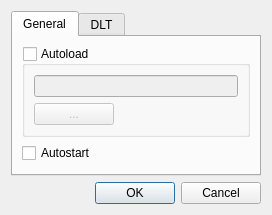
<?xml version="1.0" encoding="UTF-8"?>
<ui version="4.0">
 <class>DialogSettings</class>
 <widget class="QDialog" name="DialogSettings">
  <property name="geometry">
   <rect>
    <x>0</x>
    <y>0</y>
    <width>272</width>
    <height>178</height>
   </rect>
  </property>
  <property name="windowTitle">
   <string>Settings</string>
  </property>
  <layout class="QVBoxLayout" name="verticalLayout">
   <item>
    <widget class="QTabWidget" name="tabWidget">
     <property name="currentIndex">
      <number>0</number>
     </property>
     <widget class="QWidget" name="tab">
      <attribute name="title">
       <string>General</string>
      </attribute>
      <layout class="QVBoxLayout" name="verticalLayout_2">
       <item>
        <widget class="QGroupBox" name="groupBoxAutoload">
         <property name="title">
          <string>Autoload</string>
         </property>
         <property name="checkable">
          <bool>true</bool>
         </property>
         <property name="checked">
          <bool>false</bool>
         </property>
         <layout class="QFormLayout" name="formLayout">
          <item row="1" column="0">
           <widget class="QPushButton" name="pushButtonProject">
            <property name="text">
             <string>...</string>
            </property>
           </widget>
          </item>
          <item row="0" column="0" colspan="2">
           <widget class="QLineEdit" name="lineEditProject"/>
          </item>
         </layout>
        </widget>
       </item>
       <item>
        <widget class="QCheckBox" name="checkBoxAutostart">
         <property name="text">
          <string>Autostart</string>
         </property>
         <property name="checked">
          <bool>false</bool>
         </property>
        </widget>
       </item>
       <item>
        <spacer name="verticalSpacer">
         <property name="orientation">
          <enum>Qt::Vertical</enum>
         </property>
         <property name="sizeHint" stdset="0">
          <size>
           <width>20</width>
           <height>40</height>
          </size>
         </property>
        </spacer>
       </item>
      </layout>
     </widget>
     <widget class="QWidget" name="tab_2">
      <attribute name="title">
       <string>DLT</string>
      </attribute>
      <layout class="QVBoxLayout" name="verticalLayout_3">
       <item>
        <widget class="QLabel" name="label">
         <property name="text">
          <string>TCP Server Port:</string>
         </property>
        </widget>
       </item>
       <item>
        <widget class="QLineEdit" name="lineEditPort"/>
       </item>
       <item>
        <spacer name="verticalSpacer_2">
         <property name="orientation">
          <enum>Qt::Vertical</enum>
         </property>
         <property name="sizeHint" stdset="0">
          <size>
           <width>20</width>
           <height>40</height>
          </size>
         </property>
        </spacer>
       </item>
      </layout>
     </widget>
    </widget>
   </item>
   <item>
    <widget class="QDialogButtonBox" name="buttonBox">
     <property name="orientation">
      <enum>Qt::Horizontal</enum>
     </property>
     <property name="standardButtons">
      <set>QDialogButtonBox::Cancel|QDialogButtonBox::Ok</set>
     </property>
    </widget>
   </item>
  </layout>
 </widget>
 <resources/>
 <connections>
  <connection>
   <sender>buttonBox</sender>
   <signal>accepted()</signal>
   <receiver>DialogSettings</receiver>
   <slot>accept()</slot>
   <hints>
    <hint type="sourcelabel">
     <x>248</x>
     <y>254</y>
    </hint>
    <hint type="destinationlabel">
     <x>157</x>
     <y>274</y>
    </hint>
   </hints>
  </connection>
  <connection>
   <sender>buttonBox</sender>
   <signal>rejected()</signal>
   <receiver>DialogSettings</receiver>
   <slot>reject()</slot>
   <hints>
    <hint type="sourcelabel">
     <x>316</x>
     <y>260</y>
    </hint>
    <hint type="destinationlabel">
     <x>286</x>
     <y>274</y>
    </hint>
   </hints>
  </connection>
 </connections>
</ui>
